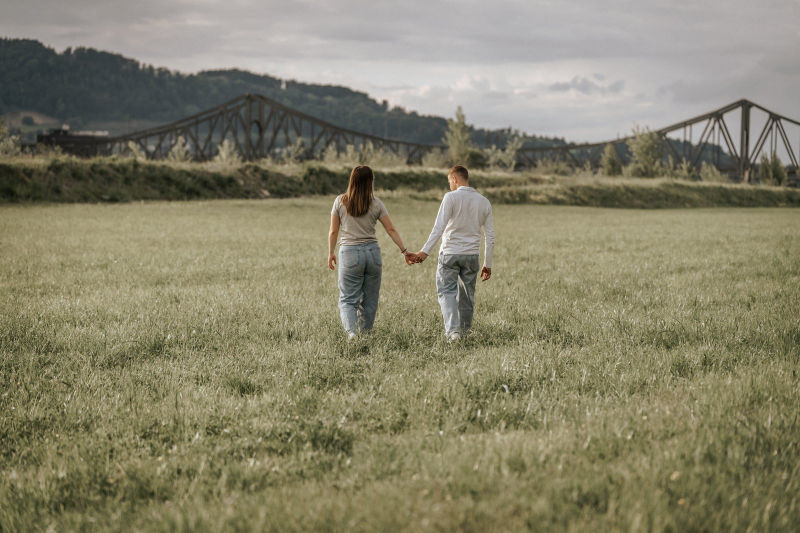
#> input picture site/Bruecke.jpeg, 1600 x 1066 px (shown at 1/2 size); its folder holds 5 pictures in this run
$ python optimize_images.py
#> lines starting #> are read from the running program, lines starting #| are printed output that depends on the picture
#!/usr/bin/env python3
"""Create responsive AVIF and WebP versions of the site's images and use them.

Writes the versions to site/assets/img/ and wraps each <img> in site/ in a
<picture>, so browsers download only the size and format they need. Originals
stay in place as the fallback for browsers without AVIF or WebP.

Safe to run again: existing files are reused and finished tags are left alone.
Images are never enlarged, so an original's width is the sharpest version.
"""

import hashlib
import pathlib
import re
import unicodedata

from PIL import Image, ImageFilter, ImageOps
from PIL.IptcImagePlugin import getiptcinfo

ROOT = pathlib.Path(__file__).resolve().parent.parent / "site"
OUT = ROOT / "assets" / "img"
PHOTO_WIDTHS = [160, 320, 640, 960, 1280, 1600, 1920, 2560, 3200, 3840]
LOGO_WIDTHS = [96, 192, 288]
# Used by site/assets/site.css, not by an <img>.
CSS_IMAGES = ["Bruecke.jpeg"]

IMG = r"""<img\b(?:[^>"']|"[^"]*"|'[^']*')*>"""
# Comments and finished <picture> elements match first and are kept as they are.
TAG = re.compile(rf"<!--.*?-->|<picture>.*?</picture>|{IMG}", re.S)


# [21 lines left out: function sizes_for, not called in this run]


def slug(path):
    ascii_name = unicodedata.normalize("NFKD", path.stem).encode("ascii", "ignore")
    return re.sub(r"[^a-z0-9]+", "-", ascii_name.decode().lower()).strip("-")


def credits_exif(image):
    """Carry the original's photographer and copyright credit into the new files."""
    iptc = getiptcinfo(image) or {}
    exif = Image.Exif()
    by = iptc.get((2, 80))
    notice = [iptc[k] for k in ((2, 116), (2, 110)) if iptc.get(k)]
    if by:
        exif[0x013B] = by.decode("utf-8", "replace")
    if notice:
        exif[0x8298] = " / ".join(n.decode("utf-8", "replace") for n in notice)
    return exif


class Library:
    def __init__(self):
        self.by_hash = {}
        self.names = {}

    def versions(self, source):
        """Create the versions of one file. Identical files share one set."""
        digest = hashlib.sha256(source.read_bytes()).hexdigest()
        if digest not in self.by_hash:
            self.by_hash[digest] = self._build(source)
        return self.by_hash[digest]

    def _build(self, source):
        name = slug(source)
        if self.names.setdefault(name, source) != source:
            raise SystemExit(f"Two images would be named {name}: {source}")

        with Image.open(source) as opened:
#> opened is the input picture: PIL image 1600x1066 RGB; mean R, G, B 133.7, 129.5, 105.4
            exif = credits_exif(opened)
#> in credits_exif, `iptc = getiptcinfo(image) or {}`: iptc = 1 item
#> in credits_exif, `notice = [iptc[k] for k in ((2, 116), (2, 110)) if iptc.get(k)]`: notice = []
            icc = opened.info.get("icc_profile")
            image = ImageOps.exif_transpose(opened)
            image.load()
        is_logo = source.suffix.lower() == ".png"
        image = image.convert("RGBA" if is_logo else "RGB")

        full = image.width
#> full = 1600
        candidates = LOGO_WIDTHS if is_logo else PHOTO_WIDTHS
        widths = [w for w in candidates if w < full]
#> widths = [160, 320, 640, 960, 1280]
        if not is_logo:
            widths.append(full)

        for width in widths:
            for ext, options in (
                # 4:4:4 keeps fine colour detail. It costs little and photos are the product.
                ("avif", {"quality": 74, "speed": 4, "subsampling": "4:4:4"}),
                ("webp", {"quality": 86, "method": 6}),
            ):
                target = OUT / f"{name}-{width}.{ext}"
                if target.exists():
                    continue
                resized = image
                if width < full:
                    height = round(image.height * width / full)
                    resized = image.resize((width, height), Image.Resampling.LANCZOS)
                    if not is_logo:
                        # Downscaling softens edges. This restores them.
                        resized = resized.filter(
                            ImageFilter.UnsharpMask(radius=0.6, percent=70, threshold=2)
                        )
                resized.save(target, exif=exif, icc_profile=icc, **options)
#> this loop made 6 passes
#> pass 1, in _build, `resized.save(target, exif=exif, icc_profile=icc, **options)`:
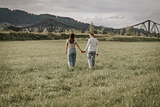
#> saved as bruecke-160.avif: PIL image 160x107 RGB; mean R, G, B 133.7, 129.5, 105.5
#> pass 2, in _build, `resized.save(target, exif=exif, icc_profile=icc, **options)`:
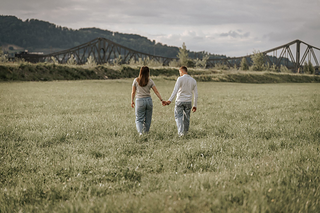
#> saved as bruecke-320.avif: PIL image 320x213 RGB; mean R, G, B 133.7, 129.4, 105.5

        fallback = None
        if is_logo:
            # The original logo is too large to be anyone's fallback, or a favicon.
            fallback = f"/assets/img/{name}-192.png"
            target = OUT / f"{name}-192.png"
            if not target.exists():
                height = round(image.height * 192 / full)
                image.resize((192, height), Image.Resampling.LANCZOS).save(
                    target, optimize=True
                )
        return {
            "name": name,
            "widths": widths,
            "size": image.size,
            "fallback": fallback,
        }


# [50 lines left out: functions find, picture, not called in this run]


def main():
    OUT.mkdir(parents=True, exist_ok=True)
    library = Library()
    for name in CSS_IMAGES:
        library.versions(ROOT / name)

    for page in sorted(ROOT.rglob("*.html")):
        text = page.read_text()
        new = TAG.sub(
            lambda m: picture(page, m.group(0), library)
            if m.group(0).startswith("<img")
            else m.group(0),
            text,
        )
        if new != text:
            page.write_text(new)

    files = list(OUT.iterdir())
    total = sum(f.stat().st_size for f in files)
    print(f"{len(files)} image versions, {total / 1024 / 1024:.1f} MB in assets/img/")


if __name__ == "__main__":
    main()
